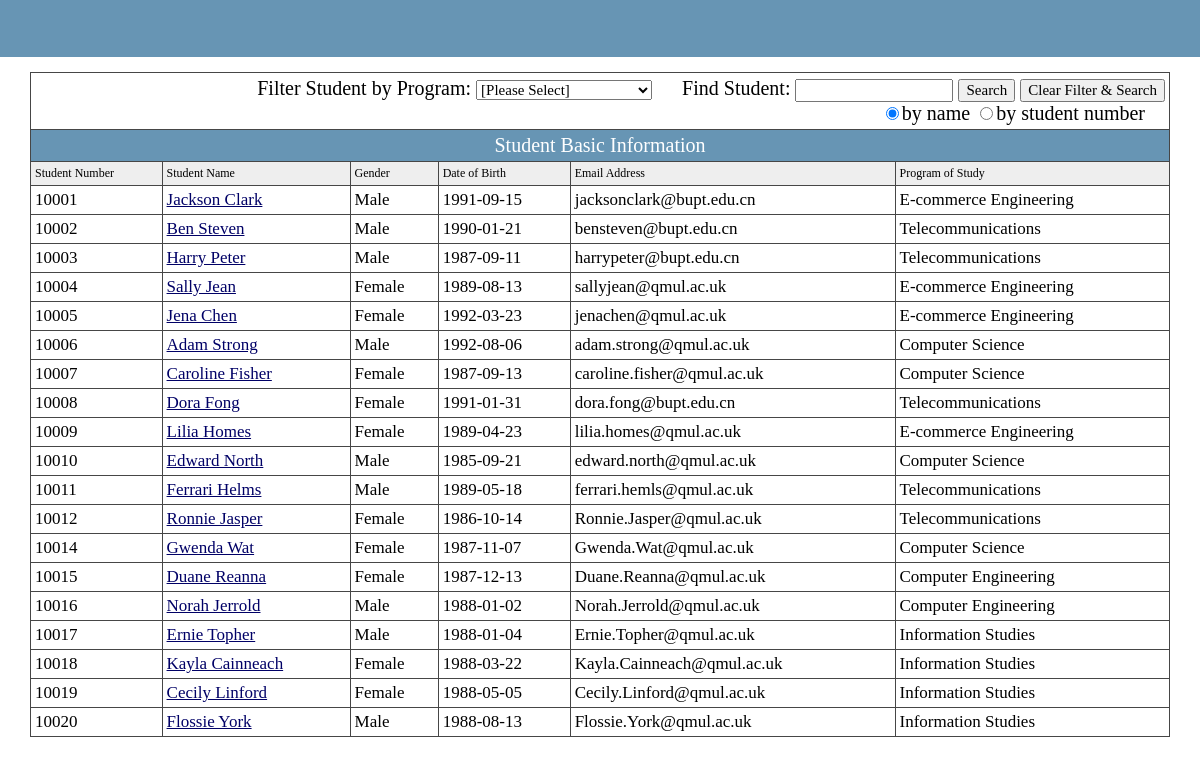
The page /student_information.php (signed in) on the database its author committed.
### tables this page shows
CREATE TABLE IF NOT EXISTS `student` (
  `Stu_Num` int(10) NOT NULL AUTO_INCREMENT,
  `Stu_Name` varchar(20) NOT NULL,
  `Birth_Date` date NOT NULL,
  `Gender` varchar(10) NOT NULL,
  `Email` varchar(50) NOT NULL,
  `Program` varchar(25) NOT NULL,
  `Sup_ID` int(11) NOT NULL DEFAULT '1000',
  PRIMARY KEY (`Stu_Num`),
  KEY `student_ibfk_1` (`Sup_ID`)
);

### htdocs/student_information.php (the view, shortened to what this page needs)
<!DOCTYPE html PUBLIC "-//W3C//DTD XHTML 1.0 Transitional//EN" "http://www.w3.org/TR/xhtml1/DTD/xhtml1-transitional.dtd">
<html xmlns="http://www.w3.org/1999/xhtml">
<head>
<link href="css/css.css" rel="stylesheet" type="text/css" />
<link href="css/style.css" rel="stylesheet" type="text/css" />
</head>
<body>
<table width="100%" border="0" cellspacing="0" cellpadding="0">
  <tr>
    <td height="30">      <table width="100%" border="0" cellspacing="0" cellpadding="0">
        <tr>
          <td height="57"  bgcolor="#6795B4">
                </td>
		    </tr>
          </table></td>
        </tr>
	<?php
	if(isset($_POST["clear"])){
		$query="SELECT * FROM student ORDER BY student.Stu_Num;";
		}
	else {
	if (isset($_POST["filtered_program"]) and $_POST["filtered_program"]!= "N/A")
		{
			if ($_POST["filtered_program"]!="all"){
				$program_name = $_POST["filtered_program"];
				$query = "SELECT * FROM student WHERE student.Program = '".$program_name."' ORDER BY student.Stu_Num;";
						  }
			else {
				$query="SELECT * FROM student ORDER BY student.Stu_Num;";
				}
		}
	else{
		$query="SELECT * FROM student ORDER BY student.Stu_Num;";
		}
	}
	$result=mysql_query($query);
	?>
    </table></td></tr>
    <td><table id="subtree1" width="100%" border="0" cellspacing="0" cellpadding="0">
        <tr>
          <td><table width="95%" border="0" align="center" cellpadding="0" cellspacing="0">
              <tr>
                <td height="40" class="font42">
				<table width="100%" border="0" cellpadding="4" cellspacing="1" bgcolor="#464646" class="newfont03">
				<tr>
		<br>
		<td height = "30" bgcolor="#FFFFFF" style="font-size:20px; font-family: Times New Roman', Times, serif;" colspan = "7" align = "right">
			<form name = "searchform" id = "searchform" action = "student_information.php" method = "post">
				Filter Student by Program:
				<select name = "filtered_program" class="button" id = "filtered_program" style="font-size:15px" onChange = "filterFunction()">
				<option selected="selected" value = "N/A">[Please Select]</option>
				</select>
				&nbsp;&nbsp;&nbsp;&nbsp;
				Find Student: <input type = "text" name = "search_keyword" style = "font-family:Times;font-size:15px">
				<input type = "submit" name = "search" value = "Search" style = "font-family:Times;font-size:15px">
				<input type = "submit" name = "clear" value = "Clear Filter & Search" style = "font-family:Times;font-size:15px"><br>
				<input type="radio" name="search_criteria" checked="checked" value="name">by name
				<input type="radio" name="search_criteria" value="id">by student number&nbsp;&nbsp;&nbsp;&nbsp;
			</form></td></tr>
				<tr class="CTitle" >
                    	<td height="22" colspan="7" align="center" style="font-size:20px;font-family:Georgia;">Student Basic Information</td>
                  </tr>
                  <tr bgcolor="#EEEEEE" class="newfont03">
				    <td>Student Number</td>
					<td>Student Name</td>
					<td>Gender</td>
					<td>Date of Birth</td>
				    <td>Email Address</td>
					<td>Program of Study</td>
                    </tr>
					<?php
						while($row = mysql_fetch_array($result)){
								$stu_num = stripslashes($row['Stu_Num']);
								$name = stripslashes($row['Stu_Name']);
								$gender = stripslashes($row['Gender']);
								$dob = stripslashes($row['Birth_Date']);
								$email = stripslashes($row['Email']);
								$program = stripslashes($row['Program']);
								echo ('<tr bgcolor="#FFFFFF"><td class="newfont03">' . $stu_num. '</td>');
								echo '<td class="newfont03"><a href="#" onClick="window.open(\'student_details.php?sid='.$stu_num.'\',\'Student Details\',\'location=yes,scrollbars=yes,toolbar=yes,width=700,height=700\')"><u>'. $name . '</u></a></td>';
								echo '<td class="newfont03">' . $gender . '</td>';
								echo '<td class="newfont03">' . $dob . '</td>';
								echo '<td class="newfont03">' . $email . '</td>';
								echo '<td class="newfont03">' . $program . '</td></tr>';
						}
					?>
            </table></td>
        </tr>
      </table>
      <table width="95%" border="0" align="center" cellpadding="0" cellspacing="0">
        <tr>
          <td height="6"><img src="images/spacer.gif" width="1" height="1" /></td>
        </tr>
        <tr>
          <td height="33">&nbsp;</td>
        </tr>
      </table></td>
  </tr>
</table>
</body>
</html>

### htdocs/css/css.css (style rules this page uses)
.newfont03 { font-family: "Times"; font-size: 17px; color: #000000; text-decoration: none; }

### htdocs/css/style.css (style rules this page uses)
body { margin:0px; }
html { scrollbar-face-color:#CCD0DB; scrollbar-highlight-color:#fff; scrollbar-shadow-color:#fff; scrollbar-3dlight-color:#6795B4; scrollbar-arrow-color:#20669A; scrollbar-track-color:#fff; scrollbar-darkshadow-color:#6795B4; border:0; }
html { overflow-x: hidden; overflow-y: auto; }
TD { font-size: 12px; }
a:link,a:visited { text-decoration:none; color:#006; }
.CTitle { background:#6795B4; padding:5px; text-align:left; color:#FFFFFF; font-size:13px; font-family: Verdana, Arial, Helvetica, sans-serif; }
select { font-size:12px; }

### htdocs/student_information.php (style rules this page uses)
.button { font-family: Georgia, "Times New Roman", Times, serif; font-size: 14px; }
html { overflow-x: auto; overflow-y: auto; border:0; }
td { font-family: Georgia, "Times New Roman", Times, serif; }

### rows shown on the page
student: Stu_Num "10001", Stu_Name "Jackson Clark", Gender "Male", Birth_Date "1991-09-15", Email "jacksonclark@bupt.edu.cn", Program "E-commerce Engineering"
student: Stu_Num "10002", Stu_Name "Ben Steven", Gender "Male", Birth_Date "1990-01-21", Email "bensteven@bupt.edu.cn", Program "Telecommunications"
student: Stu_Num "10003", Stu_Name "Harry Peter", Gender "Male", Birth_Date "1987-09-11", Email "harrypeter@bupt.edu.cn", Program "Telecommunications"
student: Stu_Num "10004", Stu_Name "Sally Jean", Gender "Female", Birth_Date "1989-08-13", Email "sallyjean@qmul.ac.uk", Program "E-commerce Engineering"
student: Stu_Num "10005", Stu_Name "Jena Chen", Gender "Female", Birth_Date "1992-03-23", Email "jenachen@qmul.ac.uk", Program "E-commerce Engineering"
student: Stu_Num "10006", Stu_Name "Adam Strong", Gender "Male", Birth_Date "1992-08-06", Email "adam.strong@qmul.ac.uk", Program "Computer Science"
student: Stu_Num "10007", Stu_Name "Caroline Fisher", Gender "Female", Birth_Date "1987-09-13", Email "caroline.fisher@qmul.ac.uk", Program "Computer Science"
student: Stu_Num "10008", Stu_Name "Dora Fong", Gender "Female", Birth_Date "1991-01-31", Email "dora.fong@bupt.edu.cn", Program "Telecommunications"
student: Stu_Num "10009", Stu_Name "Lilia Homes", Gender "Female", Birth_Date "1989-04-23", Email "lilia.homes@qmul.ac.uk", Program "E-commerce Engineering"
student: Stu_Num "10010", Stu_Name "Edward North", Gender "Male", Birth_Date "1985-09-21", Email "edward.north@qmul.ac.uk", Program "Computer Science"
student: Stu_Num "10011", Stu_Name "Ferrari Helms", Gender "Male", Birth_Date "1989-05-18", Email "ferrari.hemls@qmul.ac.uk", Program "Telecommunications"
student: Stu_Num "10012", Stu_Name "Ronnie Jasper", Gender "Female", Birth_Date "1986-10-14", Email "Ronnie.Jasper@qmul.ac.uk", Program "Telecommunications"
student: Stu_Num "10014", Stu_Name "Gwenda Wat", Gender "Female", Birth_Date "1987-11-07", Email "Gwenda.Wat@qmul.ac.uk", Program "Computer Science"
student: Stu_Num "10015", Stu_Name "Duane Reanna", Gender "Female", Birth_Date "1987-12-13", Email "Duane.Reanna@qmul.ac.uk", Program "Computer Engineering"
student: Stu_Num "10016", Stu_Name "Norah Jerrold", Gender "Male", Birth_Date "1988-01-02", Email "Norah.Jerrold@qmul.ac.uk", Program "Computer Engineering"
student: Stu_Num "10017", Stu_Name "Ernie Topher", Gender "Male", Birth_Date "1988-01-04", Email "Ernie.Topher@qmul.ac.uk", Program "Information Studies"
student: Stu_Num "10018", Stu_Name "Kayla Cainneach", Gender "Female", Birth_Date "1988-03-22", Email "Kayla.Cainneach@qmul.ac.uk", Program "Information Studies"
student: Stu_Num "10019", Stu_Name "Cecily Linford", Gender "Female", Birth_Date "1988-05-05", Email "Cecily.Linford@qmul.ac.uk", Program "Information Studies"
student: Stu_Num "10020", Stu_Name "Flossie York", Gender "Male", Birth_Date "1988-08-13", Email "Flossie.York@qmul.ac.uk", Program "Information Studies"
